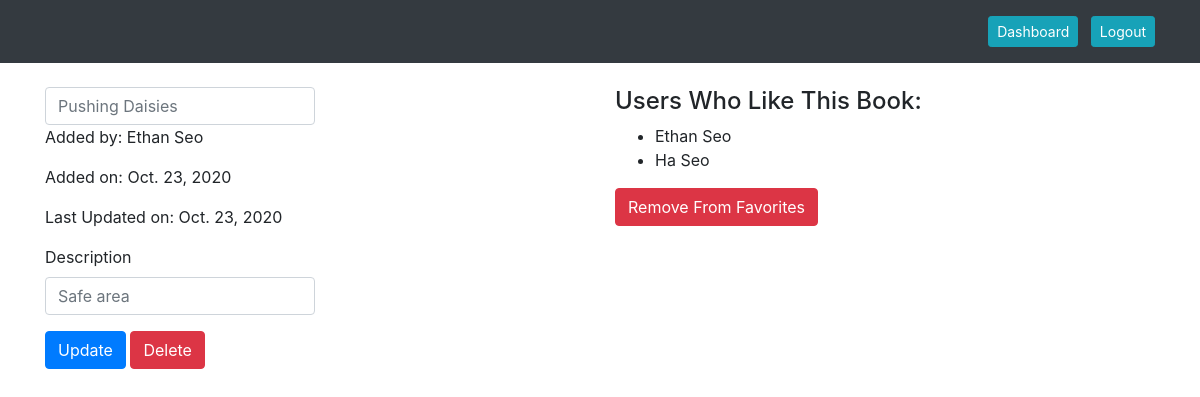
/books/2 (signed in), run on the app's committed database.
### favoritebooks_app/models.py (models this page shows)
class Book(models.Model):
    title = models.CharField(max_length=255)
    description = models.TextField()
    uploaded_by = models.ForeignKey(User, related_name="books_uploaded", on_delete=models.CASCADE)
    users_who_like = models.ManyToManyField(User, related_name="liked_books")
    created_at = models.DateField(auto_now_add=True)
    updated_at = models.DateField(auto_now=True)
    objects = BookManager()

class User(models.Model):
    first_name = models.CharField(max_length=40)
    last_name = models.CharField(max_length=40)
    email = models.CharField(max_length=50)
    password = models.TextField()
    created_at = models.DateTimeField(auto_now_add=True)
    updated_at = models.DateTimeField(auto_now=True)
    objects = UserManager()

### favoritebooks_app/views.py (the view)
# urls.py: path('books/<int:id>', views.show_book),
def show_book(request, id):
    if 'user_id' not in request.session:
        messages.error(request, "You need to register or log in!")
        return redirect('/')
    book_with_id = Book.objects.filter(id=id)
    if len(book_with_id) > 0:
        context = {
            'user': User.objects.get(id=request.session['user_id']),
            'book_uploader': Book.objects.first().uploaded_by,
            'book_likers': Book.objects.first().users_who_like.all(),
            'book': Book.objects.get(id=id)
        }
        return render(request, 'book_details.html', context)
    else:
        messages.error(request, "Book not found.")
        return redirect('/books')

### favoritebooks_app/templates/book_details.html (shortened to what this page needs)
<!DOCTYPE html>
<html lang="en">
<head>
    <link rel="stylesheet" href="https://cdn.jsdelivr.net/npm/bootstrap@4.5.3/dist/css/bootstrap.min.css"
>
    {% load static %}
    <link rel="stylesheet" href="{% static 'style.css' %}">
</head>
<body>
    <nav class="navbar navbar-expand-lg navbar-dark bg-dark">
        <div class="container">
            <div class="collapse navbar-collapse" id="navbarText">
                <span class="navbar-text">
                    <a href="/books" role="button" class="btn btn-sm btn-info ml-2 text-white">Dashboard</a>
                    <a href="/logout" role="button" class="btn btn-sm btn-info ml-2 text-white">Logout</a>
                </span>
            </div>
        </div>
    </nav>
    <div class="container my-4">
        <div class="row">
            <div class="col-6">
                {% if book.uploaded_by.id != request.session.user_id %}
                <h4>{{book.title}}</h4>
                <p>Added by: {{book.creator.first_name}} {{book.creator.last_name}}</p>
                <p>Added on: {{book.created_at}}</p>
                <p>Last Updated on: {{book.updated_at}}</p>
                <p>Description: {{book.description}}</p>
                {% else %}
                <form action="/books/{{book.id}}/update" method="post">
                    <input name="title" class="form-control w-50" placeholder="{{book.title}}">
                    <p>Added by: {{book.uploaded_by.first_name}} {{book.uploaded_by.last_name}}</p>
                    <p>Added on: {{book.created_at}}</p>
                    <p>Last Updated on: {{book.updated_at}}</p>
                    <label for="description">Description</label>
                    <input name="description" class="form-control w-50" placeholder="{{book.description}}">
                    <button type="submit" class="btn btn-primary">Update</button>
                    <a href="/books/{{book.id}}/delete" role="button" class="btn btn-danger">Delete</a>
                </form>
                {% endif %}
            </div>
            <div class="col-6">
                <h4>Users Who Like This Book: </h4>
                <ul>
                    {% for fav_user in book.users_who_like.all %}
                    <li>{{fav_user.first_name}} {{fav_user.last_name}}</li>
                    {% endfor %}
                </ul>
                {% if user in book.users_who_like.all %}
                <a href="/books/unfavorite/{{book.id}}" role="button" class="btn btn-danger">Remove From Favorites</a>
                {% else %}
                <a href="/books/favorite/{{book.id}}" role="button" class="btn btn-warning">Add to Favorites</a>
                {% endif %}
            </div>
        </div>
    </div>
</body>
</html>

### data on the page
Book: title "Pushing Daisies", uploaded_by.first_name "Ethan", uploaded_by.last_name "Seo", created_at "Oct. 23, 2020", updated_at "Oct. 23, 2020", description "Safe area"
User: first_name "Ethan", last_name "Seo"
User: first_name "Ha", last_name "Seo"
